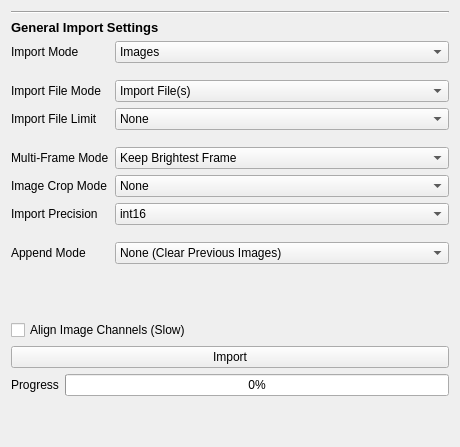
  <widget class="QWidget" name="import_tab">
   <attribute name="title">
    <string>Import</string>
   </attribute>
   <layout class="QVBoxLayout" name="verticalLayout">
    <item>
     <widget class="Line" name="line_11">
      <property name="orientation">
       <enum>Qt::Horizontal</enum>
      </property>
     </widget>
    </item>
    <item>
     <widget class="QLabel" name="label_37">
      <property name="font">
       <font>
        <pointsize>10</pointsize>
        <weight>75</weight>
        <bold>true</bold>
       </font>
      </property>
      <property name="text">
       <string>General Import Settings</string>
      </property>
     </widget>
    </item>
    <item>
     <layout class="QFormLayout" name="formLayout_8">
      <item row="2" column="1">
       <spacer name="verticalSpacer_16">
        <property name="orientation">
         <enum>Qt::Vertical</enum>
        </property>
        <property name="sizeType">
         <enum>QSizePolicy::Minimum</enum>
        </property>
        <property name="sizeHint" stdset="0">
         <size>
          <width>334</width>
          <height>5</height>
         </size>
        </property>
       </spacer>
      </item>
      <item row="3" column="0">
       <widget class="QLabel" name="label_51">
        <property name="text">
         <string>Import File Mode</string>
        </property>
       </widget>
      </item>
      <item row="3" column="1">
       <widget class="QComboBox" name="import_filemode">
        <item>
         <property name="text">
          <string>Import File(s)</string>
         </property>
        </item>
        <item>
         <property name="text">
          <string>Import Directory</string>
         </property>
        </item>
       </widget>
      </item>
      <item row="4" column="0">
       <widget class="QLabel" name="import_limit_label">
        <property name="text">
         <string>Import File Limit</string>
        </property>
       </widget>
      </item>
      <item row="4" column="1">
       <widget class="QComboBox" name="import_limit">
        <property name="currentIndex">
         <number>6</number>
        </property>
        <item>
         <property name="text">
          <string>1</string>
         </property>
        </item>
        <item>
         <property name="text">
          <string>5</string>
         </property>
        </item>
        <item>
         <property name="text">
          <string>10</string>
         </property>
        </item>
        <item>
         <property name="text">
          <string>20</string>
         </property>
        </item>
        <item>
         <property name="text">
          <string>50</string>
         </property>
        </item>
        <item>
         <property name="text">
          <string>100</string>
         </property>
        </item>
        <item>
         <property name="text">
          <string>None</string>
         </property>
        </item>
       </widget>
      </item>
      <item row="5" column="1">
       <spacer name="verticalSpacer_17">
        <property name="orientation">
         <enum>Qt::Vertical</enum>
        </property>
        <property name="sizeType">
         <enum>QSizePolicy::Minimum</enum>
        </property>
        <property name="sizeHint" stdset="0">
         <size>
          <width>334</width>
          <height>5</height>
         </size>
        </property>
       </spacer>
      </item>
      <item row="6" column="0">
       <widget class="QLabel" name="label_30">
        <property name="text">
         <string>Multi-Frame Mode</string>
        </property>
       </widget>
      </item>
      <item row="6" column="1">
       <widget class="QComboBox" name="import_multiframe_mode">
        <item>
         <property name="text">
          <string>Keep Brightest Frame</string>
         </property>
        </item>
        <item>
         <property name="text">
          <string>Average Frames</string>
         </property>
        </item>
        <item>
         <property name="text">
          <string>Sum Frames</string>
         </property>
        </item>
        <item>
         <property name="text">
          <string>Keep First Frame</string>
         </property>
        </item>
        <item>
         <property name="text">
          <string>Keep All Frames (BETA)</string>
         </property>
        </item>
       </widget>
      </item>
      <item row="7" column="0">
       <widget class="QLabel" name="label_22">
        <property name="text">
         <string>Image Crop Mode</string>
        </property>
       </widget>
      </item>
      <item row="7" column="1">
       <widget class="QComboBox" name="import_crop_mode">
        <item>
         <property name="text">
          <string>None</string>
         </property>
        </item>
        <item>
         <property name="text">
          <string>Crop Left Half</string>
         </property>
        </item>
        <item>
         <property name="text">
          <string>Crop Right Half</string>
         </property>
        </item>
        <item>
         <property name="text">
          <string>Crop Brightest Half</string>
         </property>
        </item>
       </widget>
      </item>
      <item row="8" column="0">
       <widget class="QLabel" name="label_21">
        <property name="text">
         <string>Import Precision</string>
        </property>
       </widget>
      </item>
      <item row="8" column="1">
       <widget class="QComboBox" name="import_precision">
        <property name="currentIndex">
         <number>1</number>
        </property>
        <item>
         <property name="text">
          <string>int8</string>
         </property>
        </item>
        <item>
         <property name="text">
          <string>int16</string>
         </property>
        </item>
        <item>
         <property name="text">
          <string>int32</string>
         </property>
        </item>
        <item>
         <property name="text">
          <string>native</string>
         </property>
        </item>
       </widget>
      </item>
      <item row="0" column="1">
       <widget class="QComboBox" name="import_mode">
        <item>
         <property name="text">
          <string>Images</string>
         </property>
        </item>
        <item>
         <property name="text">
          <string>NanoImager Data</string>
         </property>
        </item>
        <item>
         <property name="text">
          <string>ScanR Data</string>
         </property>
        </item>
        <item>
         <property name="text">
          <string>Zeiss (.czi) Data</string>
         </property>
        </item>
        <item>
         <property name="text">
          <string>ImageJ files(s)</string>
         </property>
        </item>
        <item>
         <property name="text">
          <string>Mask (.tif) Segmentation(s)</string>
         </property>
        </item>
        <item>
         <property name="text">
          <string>Cellpose (.npy) Segmentation(s)</string>
         </property>
        </item>
        <item>
         <property name="text">
          <string>Oufti (.mat) Segmentation(s)</string>
         </property>
        </item>
        <item>
         <property name="text">
          <string>JSON (.txt) Segmentation(s)</string>
         </property>
        </item>
       </widget>
      </item>
      <item row="0" column="0">
       <widget class="QLabel" name="label_27">
        <property name="text">
         <string>Import Mode</string>
        </property>
       </widget>
      </item>
      <item row="9" column="1">
       <spacer name="verticalSpacer_47">
        <property name="orientation">
         <enum>Qt::Vertical</enum>
        </property>
        <property name="sizeType">
         <enum>QSizePolicy::Minimum</enum>
        </property>
        <property name="sizeHint" stdset="0">
         <size>
          <width>20</width>
          <height>5</height>
         </size>
        </property>
       </spacer>
      </item>
      <item row="10" column="0">
       <widget class="QLabel" name="label_105">
        <property name="text">
         <string>Append Mode</string>
        </property>
       </widget>
      </item>
      <item row="10" column="1">
       <widget class="QComboBox" name="import_append_mode">
        <item>
         <property name="text">
          <string>None (Clear Previous Images)</string>
         </property>
        </item>
        <item>
         <property name="text">
          <string>Append Images</string>
         </property>
        </item>
        <item>
         <property name="text">
          <string>Append Channels</string>
         </property>
        </item>
       </widget>
      </item>
     </layout>
    </item>
    <item>
     <spacer name="verticalSpacer_15">
      <property name="orientation">
       <enum>Qt::Vertical</enum>
      </property>
      <property name="sizeType">
       <enum>QSizePolicy::Minimum</enum>
      </property>
      <property name="sizeHint" stdset="0">
       <size>
        <width>334</width>
        <height>50</height>
       </size>
      </property>
     </spacer>
    </item>
    <item>
     <widget class="QCheckBox" name="import_align">
      <property name="text">
       <string>Align Image Channels (Slow)</string>
      </property>
      <property name="checked">
       <bool>false</bool>
      </property>
     </widget>
    </item>
    <item>
     <widget class="QPushButton" name="import_import">
      <property name="text">
       <string>Import</string>
      </property>
     </widget>
    </item>
    <item>
     <layout class="QFormLayout" name="formLayout_14">
      <item row="0" column="0">
       <widget class="QLabel" name="label_36">
        <property name="text">
         <string>Progress</string>
        </property>
       </widget>
      </item>
      <item row="0" column="1">
       <widget class="QProgressBar" name="import_progressbar">
        <property name="value">
         <number>0</number>
        </property>
       </widget>
      </item>
     </layout>
    </item>
    <item>
     <spacer name="verticalSpacer">
      <property name="orientation">
       <enum>Qt::Vertical</enum>
      </property>
      <property name="sizeHint" stdset="0">
       <size>
        <width>20</width>
        <height>40</height>
       </size>
      </property>
     </spacer>
    </item>
   </layout>
  </widget>
